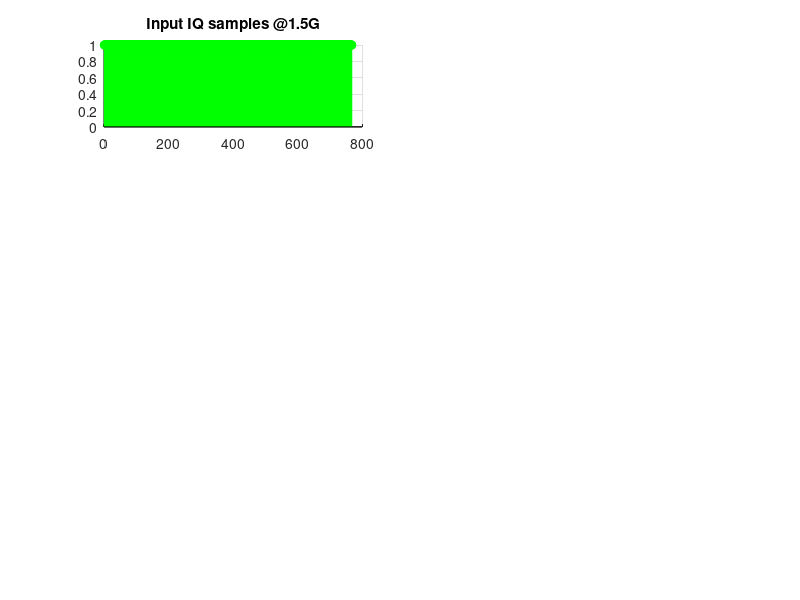

Source code (MATLAB): (Note: this script raises an error after producing the figure.)
% This program is to generate an input and output sample files for VHA
 % single band Modulation testing at 1.5Gsps
clc;
clear;
close all;

num_vectors = 24;
num_samples_per_vector = 32;
num_samples = num_vectors * num_samples_per_vector;

for i = 1:num_samples
    input_iq (i) = 1;        % dc
end

n1 = 1:1:num_samples;
subplot(4, 2, 1); grid on; hold on;
stem(n1, input_iq, 'green'); title("Input IQ samples @1.5G");

% write this into a file which can be sourced while running on FRIO
fileId = fopen("input_samples/modulation/single_band_modulation_1p5.txt", "w");
fprintf(fileId, "%08x\n", bitshift(input_iq, 16));
fclose(fileId);

% input_iq should be scaled down before giving as input to the matlab model
scale_factor = 2^-15;
input_iq_to_duc = (input_iq * scale_factor);

% enable w1
config.vha_hbf_stages = [1 0 0 0];

% now do an interpolation
output_iq_from_duc = vha_interpolate(input_iq_to_duc, config);

% now scale the samples up
scale_factor = 2^15;
n2 = 1:1:(numel(output_iq_from_duc));
subplot(4, 2, 3); grid on; hold on;
stem(n2, (real(output_iq_from_duc * scale_factor)), 'red'); title("DUC output 3Gsps");
stem(n2, (imag(output_iq_from_duc * scale_factor)), 'blue');

% generate cw0 for the modulation freq = 750Mhz, Fs = 3Ghz, Fclk = 1.5Ghz
Fclk = 983040;
Fs   = 983040 * 2;
freq = (Fclk / 2);
fprintf("freq = %d KHz, Fs = %d KHz, Fclk = %d KHz\n", freq, Fs, Fclk);
cw0 = nco_pp(freq, Fs, Fclk, length(output_iq_from_duc), 0);
subplot(4, 2, 5); grid on; hold on;
n3 = 1:1:(length(cw0));
stem(n3, real(cw0), 'red'); title("CW0 + 0");
stem(n3, imag(cw0), 'blue');

% now do the modulation and combining
config.vha_bypass = [0 0];
config.vha_conj = [0, 0];
config.active_band = 1;
cw0 = transpose(cw0);
[mod_output_3g, dummy] = vha_combine(output_iq_from_duc, 0, cw0, 0, config);
mod_output_3g = mod_output_3g * scale_factor;    % scale up the final output

n2 = 1:1:length(mod_output_3g);
subplot(4, 2, 7); grid on; hold on;
stem(n2, real(mod_output_3g), 'red'); title ("Output - 3Gsps Modulation");
stem(n2, imag(mod_output_3g), 'blue');
mod_output_3g_real = dec2hex(real(mod_output_3g),4);
mod_output_3g_imag = dec2hex(imag(mod_output_3g),4);
output_3g = strcat(mod_output_3g_real, mod_output_3g_imag);
fileId = fopen("output_samples/modulation/1p5/single_band_modulation_3.txt", "w");
for i = 1:length(output_3g)
   nbytes = fprintf(fileId,'%8s\n',output_3g(i,:));
end
fclose(fileId);

% enable w1, w2
config.vha_hbf_stages = [1 1 0 0];

% now do an interpolation
output_iq_from_duc = vha_interpolate(input_iq_to_duc, config);

% now scale the samples up
n2 = 1:1:(numel(output_iq_from_duc));
subplot(4, 2, 4); grid on; hold on;
stem(n2, (real(output_iq_from_duc * scale_factor)), 'red'); title("DUC output 6Gsps");
stem(n2, (imag(output_iq_from_duc * scale_factor)), 'blue'); title("DUC output 6Gsps");

% generate cw0 for the modulation freq = 750Mhz, Fs = 6Ghz, Fclk = 1.5Ghz, #sample = 512
Fs   = 983040 * 4;
freq = (Fclk / 2);
fprintf("freq = %d KHz, Fs = %d KHz, Fclk = %d KHz\n", freq, Fs, Fclk);
cw0 = nco_pp(freq, Fs, Fclk, length(output_iq_from_duc), 1);
subplot(4, 2, 6); grid on; hold on;
n3 = 1:1:(length(cw0));
stem(n3, real(cw0), 'red'); title("CW0 + 1");
stem(n3, imag(cw0), 'blue');

% now do the modulation and combining
config.vha_bypass = [0 0];
config.vha_conj = [0, 0];
config.active_band = 1;
cw0 = transpose(cw0);
[mod_output_6g, dummy] = vha_combine(output_iq_from_duc, 0, cw0, 0, config);
mod_output_6g = mod_output_6g * scale_factor;

n2 = 1:1:length(mod_output_6g);
subplot(4, 2, 8); grid on; hold on;
stem(n2, real(mod_output_6g), 'red'); title("Output - 6Gsps Modulation");
stem(n2, imag(mod_output_6g), 'blue');
mod_output_6g_real = dec2hex(real(mod_output_6g), 4);
mod_output_6g_imag = dec2hex(imag(mod_output_6g), 4);
output_6g = strcat(mod_output_6g_real, mod_output_6g_imag);
fileId = fopen("output_samples/modulation/1p5/single_band_modulation_6.txt", "w");
for i = 1:length(output_6g)
   nbytes = fprintf(fileId,'%8s\n',output_6g(i,:));
end
fclose(fileId);
